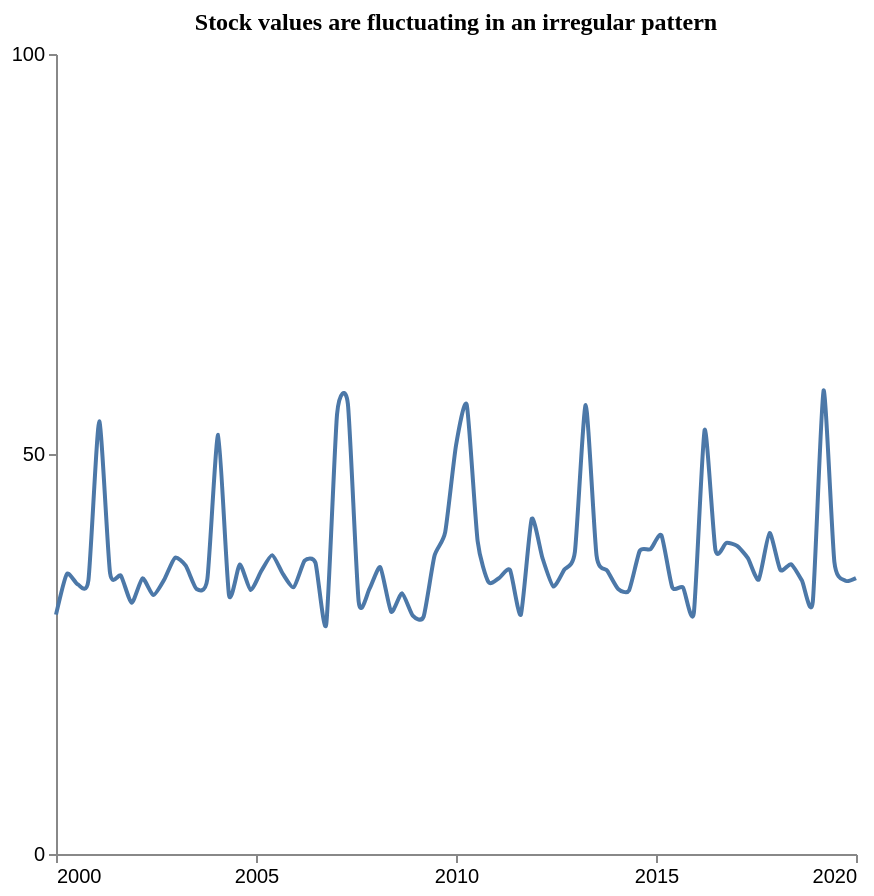

Here is the Vega-Lite specification saved for this chart:
### Vega-Lite specification from a JSON file in a GitHub repository (floating-point values rounded to 4 significant figures)
{"$schema": "https://vega.github.io/schema/vega-lite/v5.json", "description": "Pattern: Periodic", "data": {"values": [{"X": 2000.0, "Y": 29.92}, {"X": 2000.0, "Y": 34.99}, {"X": 2001.0, "Y": 33.72}, {"X": 2001.0, "Y": 34.23}, {"X": 2001.0, "Y": 54.08}, {"X": 2001.0, "Y": 35.12}, {"X": 2002.0, "Y": 34.79}, {"X": 2002.0, "Y": 31.39}, {"X": 2002.0, "Y": 34.45}, {"X": 2002.0, "Y": 32.36}, {"X": 2003.0, "Y": 34.27}, {"X": 2003.0, "Y": 37.02}, {"X": 2003.0, "Y": 36.03}, {"X": 2004.0, "Y": 33.12}, {"X": 2004.0, "Y": 34.38}, {"X": 2004.0, "Y": 52.39}, {"X": 2004.0, "Y": 32.39}, {"X": 2005.0, "Y": 36.19}, {"X": 2005.0, "Y": 33.0}, {"X": 2005.0, "Y": 35.4}, {"X": 2005.0, "Y": 37.36}, {"X": 2006.0, "Y": 34.98}, {"X": 2006.0, "Y": 33.36}, {"X": 2006.0, "Y": 36.66}, {"X": 2006.0, "Y": 36.41}, {"X": 2007.0, "Y": 28.73}, {"X": 2007.0, "Y": 55.01}, {"X": 2007.0, "Y": 56.26}, {"X": 2008.0, "Y": 31.52}, {"X": 2008.0, "Y": 33.15}, {"X": 2008.0, "Y": 35.84}, {"X": 2008.0, "Y": 30.28}, {"X": 2009.0, "Y": 32.59}, {"X": 2009.0, "Y": 29.8}, {"X": 2009.0, "Y": 29.65}, {"X": 2009.0, "Y": 37.22}, {"X": 2010.0, "Y": 40.23}, {"X": 2010.0, "Y": 51.06}, {"X": 2010.0, "Y": 56.11}, {"X": 2011.0, "Y": 39.14}, {"X": 2011.0, "Y": 34.0}, {"X": 2011.0, "Y": 34.51}, {"X": 2011.0, "Y": 35.49}, {"X": 2012.0, "Y": 29.92}, {"X": 2012.0, "Y": 41.88}, {"X": 2012.0, "Y": 36.99}, {"X": 2012.0, "Y": 33.45}, {"X": 2013.0, "Y": 35.52}, {"X": 2013.0, "Y": 37.78}, {"X": 2013.0, "Y": 56.14}, {"X": 2014.0, "Y": 37.32}, {"X": 2014.0, "Y": 35.4}, {"X": 2014.0, "Y": 33.13}, {"X": 2014.0, "Y": 32.93}, {"X": 2015.0, "Y": 37.9}, {"X": 2015.0, "Y": 38.11}, {"X": 2015.0, "Y": 39.84}, {"X": 2015.0, "Y": 33.35}, {"X": 2016.0, "Y": 33.32}, {"X": 2016.0, "Y": 30.14}, {"X": 2016.0, "Y": 53.01}, {"X": 2016.0, "Y": 37.97}, {"X": 2017.0, "Y": 38.9}, {"X": 2017.0, "Y": 38.51}, {"X": 2017.0, "Y": 36.98}, {"X": 2018.0, "Y": 34.3}, {"X": 2018.0, "Y": 40.13}, {"X": 2018.0, "Y": 35.52}, {"X": 2018.0, "Y": 36.23}, {"X": 2019.0, "Y": 34.17}, {"X": 2019.0, "Y": 31.5}, {"X": 2019.0, "Y": 57.94}, {"X": 2019.0, "Y": 36.51}, {"X": 2020.0, "Y": 34.18}, {"X": 2020.0, "Y": 34.49}]}, "mark": {"type": "line", "interpolate": "cardinal", "tension": 0.4}, "encoding": {"x": {"field": "X", "type": "quantitative", "title": "", "axis": {"grid": false, "format": "d", "values": [2000, 2005, 2010, 2015, 2020], "tickSize": 4}, "scale": {"domain": [2000, 2020]}}, "y": {"field": "Y", "type": "quantitative", "title": "", "axis": {"grid": false, "format": "d", "values": [0, 50, 100], "tickSize": 4, "tickOpacity": 1}, "scale": {"domain": [0, 100]}}}, "title": {"text": "Stock values are fluctuating in an irregular pattern", "anchor": "middle", "font": "Tahoma", "fontSize": 12}, "config": {"lineBreak": "^", "view": {"stroke": null}}, "height": 400, "width": 400, "autosize": "pad"}
